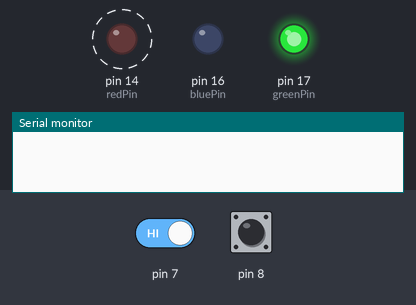
The sketch below on a simulated Arduino Uno, built with avr-gcc and run on an emulated ATmega328P. Shown: output pins drawn as LEDs (lit = HIGH), the last lines printed to the serial monitor. Dashed ring = blinking. The test bench sets the inputs (shaded band); at power-on: pin 8 HIGH, pin 7 HIGH.

Above: at 1.2 s.
1.3 s: pin 8 pulled LOW for 0.15 s
At 4.2 s:
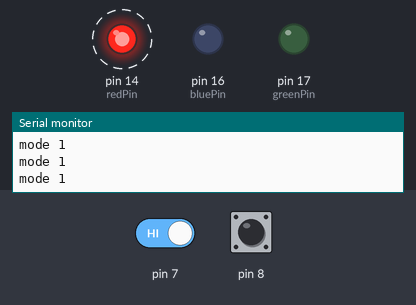
4.4 s: pin 7 driven LOW
At 5.6 s:
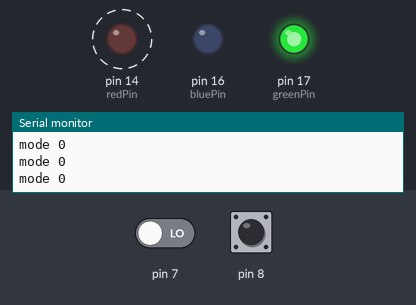
7.4 s: pin 8 pulled LOW for 3.2 s
At 8.5 s:
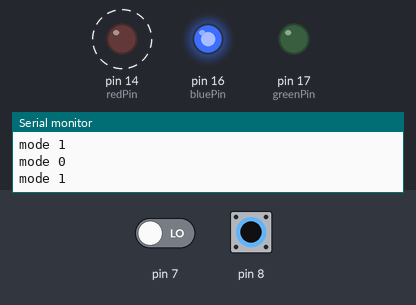
12.1 s: pin 8 pulled LOW for 1 s
At 14.7 s:
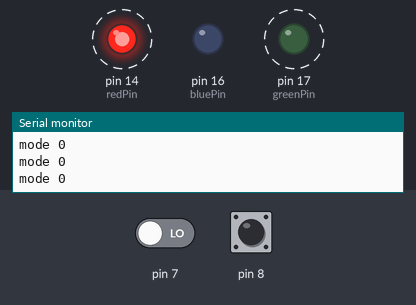
Timing chart, 0 to 17.1 s (numbered marks = the images above; inputs shaded):
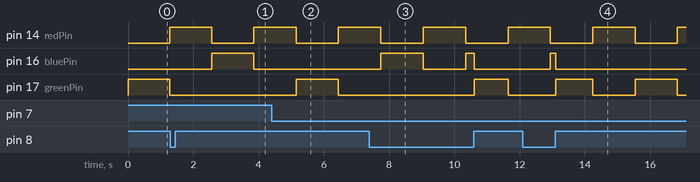

Measured:
- after the input at 1.3 s, pin 16 (bluePin): LOW → HIGH after 1.3 s, → LOW 1.3 s later; pin 17 (greenPin): stays LOW (without the input it goes to HIGH after 1.3 s)
- after the input at 4.4 s, pin 16 (bluePin): stays LOW (without the input it goes to HIGH after 0.74 s); pin 17 (greenPin): LOW → HIGH after 0.75 s, → LOW 1.3 s later
- after the input at 7.4 s, pin 16 (bluePin): LOW → HIGH after 0.34 s, → LOW 1.3 s later, → HIGH 1.3 s later, → LOW 0.26 s later
- after the input at 12.1 s, pin 16 (bluePin): LOW → HIGH after 0.85 s, → LOW 0.16 s later
- by itself, pin 14 (redPin): alternates HIGH for 1.3 s and LOW for 1.3 s

The sketch:

Tut.ino
```cpp
int redPin =  14;
int bluePin =  16;
int greenPin =  17;

void setup()   {
  Serial.begin(38400);
  pinMode(7, INPUT);
  pinMode(8, INPUT_PULLUP);
  pinMode(redPin, OUTPUT);
  pinMode(greenPin, OUTPUT);
  pinMode(bluePin, OUTPUT);
}

int redIntensity = 0;
int mode = 0;

void loop()
{
  // set all 3 pins to the desired intensity
  analogWrite(redPin, redIntensity);
  if (mode == 0) {
    // in mode zero, fade from red to green
    analogWrite(greenPin, 255 - redIntensity);
    analogWrite(bluePin, 0);
  } else {
    // in mode one, fade from red to blue
    analogWrite(greenPin, 0);
    analogWrite(bluePin, 255 - redIntensity);
  }

  if (digitalRead(7) == LOW) {
    // use mode zero when the first button is pressed
    mode = 0;
    Serial.println("mode 0");
  }
  if (digitalRead(8) == LOW) {
    // use mode one when the first button is pressed
    mode = 1;
    Serial.println("mode 1");
  }

  // remain at this color, but not for very long
  delay(10);

  // increase the red
  redIntensity = redIntensity + 1;

  // since 255 is the maximum, set it back to 0
  // when it increments beyond 255
  if (redIntensity > 255) {
    redIntensity = 0;
  }
}
```
